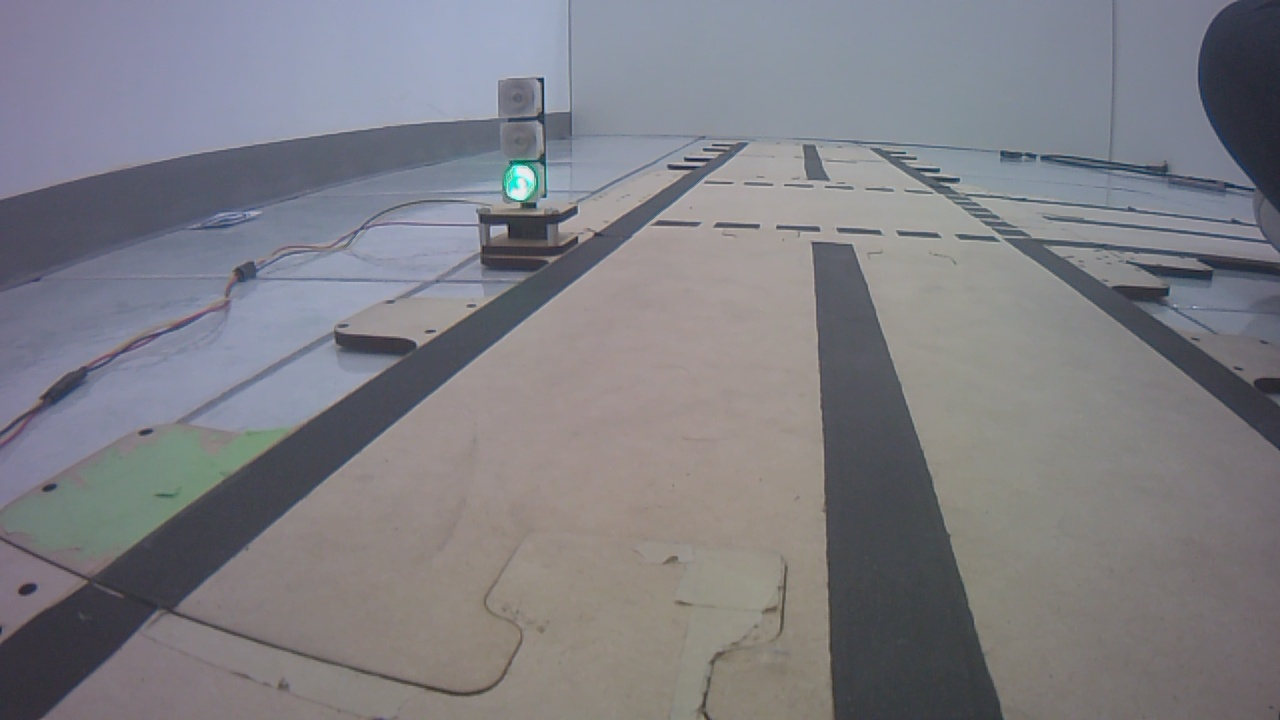
#> input picture Actividades/Batch_semaforo/Verde/Semaforo_102.jpg, 1280 x 720 px, found by its file name
$ python tracker1.py
#> lines starting #> are read from the running program, lines starting #| are printed output that depends on the picture; after the words box and inside, x2 and y2 are one past the last pixel; in counts of white or black regions, pixels touching at a corner belong together
from djitellopy import Tello
import cv2
import numpy as np

#HSV initial values, remember its a cilinder scale
#HSV es util para el machine vision por la escala y comportamiento
#H -> 180 = 360°
#S -> 255 = max
#V -> 255 = max

#Para la busqueda de colores lo mejor para usar son los rangos ya que varian mucho
#en los colores

#H_min , H_max = 0 , 180
#S_min , S_max = 0 , 255
#V_min , V_max = 0 , 255

#Conectar al dron: 'TELLO-F100BB'
#drone = Tello() #General el objeto
#drone.connect()

H_min , H_max = 0 , 255
S_min , S_max = 0 , 255
V_min , V_max = 0 , 255

init_Hmin , init_Hmax = 68 , 90
init_Smin , init_Smax = 57 , 255
init_Vmin , init_Vmax = 0 , 255
area_min = 50

#TrackBars Window
cv2.namedWindow('TrackBars')
cv2.resizeWindow('TrackBars' , 500 , 500)

def trackbar_cb(): pass

initial_speed = -1
speed = 0
cv2.createTrackbar('Speed' , 'TrackBars' , -100 , 100 , trackbar_cb) #Crear trackbar
cv2.createTrackbar('H_min' , 'TrackBars' , 0 , 180 , trackbar_cb)
cv2.createTrackbar('H_max' , 'TrackBars' , 0 , 180 , trackbar_cb)
cv2.createTrackbar('S_min' , 'TrackBars' , 0 , 255 , trackbar_cb)
cv2.createTrackbar('S_max' , 'TrackBars' , 0 , 255 , trackbar_cb)
cv2.createTrackbar('V_min' , 'TrackBars' , 0 , 255 , trackbar_cb)
cv2.createTrackbar('V_max' , 'TrackBars' , 0 , 255 , trackbar_cb)

cv2.setTrackbarPos('H_min' , 'TrackBars' , init_Hmin)
cv2.setTrackbarPos('H_max' , 'TrackBars' , init_Hmax)
cv2.setTrackbarPos('S_min' , 'TrackBars' , init_Smin)
cv2.setTrackbarPos('S_max' , 'TrackBars' , init_Smax)
cv2.setTrackbarPos('V_min' , 'TrackBars' , init_Vmin)
cv2.setTrackbarPos('V_max' , 'TrackBars' , init_Vmax)
cv2.setTrackbarPos('Speed' , 'TrackBars' , initial_speed)

def getContours(img ,img_tracking):
    #Con esta funcion obtenemos el contorno del objeto, la posicion del centro y el area
    global cx , cy , area
    contours , hierarchy = cv2.findContours (img , cv2.RETR_EXTERNAL , cv2.CHAIN_APPROX_SIMPLE)
    for cnt in contours:
        area = cv2.contourArea(cnt) #Encontramos el area
        print(area)
        if area > area_min:
            #En base a la imagen aproximamos la posicion del centro
            per = cv2.arcLength(cnt , True)
            aprox = cv2.approxPolyDP(cnt , 0.02* per , True)
            x , y , w ,h = cv2.boundingRect(aprox)
            cx = int(x + w/2) #Vertical del objeto
            cy = int(y + h/2) #Horizontal del centro

            #mostar informacion
            cv2.drawContours(img_tracking , cnt , -1 , (255 , 0 , 255) , 2)
            cv2.putText(img_tracking, 'cx', (20, 50), cv2.FONT_HERSHEY_TRIPLEX, 1, (0, 255, 0),3)
            cv2.putText(img_tracking, str(cx), (80, 50), cv2.FONT_HERSHEY_TRIPLEX, 1, (0, 255, 0),3)
            cv2.putText(img_tracking, 'cy', (20, 100), cv2.FONT_HERSHEY_TRIPLEX, 1, (0, 255, 0),3)
            cv2.putText(img_tracking, str(cy), (80, 100), cv2.FONT_HERSHEY_TRIPLEX, 1, (0, 255, 0),3)
            cv2.putText(img_tracking, 'Area', (20, 150), cv2.FONT_HERSHEY_TRIPLEX, 1, (0, 255, 0),3)
            cv2.putText(img_tracking, str(area), (80, 150), cv2.FONT_HERSHEY_TRIPLEX, 1, (0, 255, 0),3)

			#Control de movimiento
            print("Pos X: %i Pos Y: %i" % (cx ,cy))
        else:
            print("Objeto pequeño o parametros erroneos")

			#Trazar una linea media


def main():
    #Inicia su recorrido con la bandera y un despegue
    print("Main Program")
    #drone.takeoff()
    flag = False
    while True:
        #Dentro del ciclo enviamos informacion al dron respecto a sus movimientos y obtenemos los frames
        #drone.send_rc_control(drone.left_right_velocity, drone.for_back_velocity, drone.up_down_velocity, drone.yaw_velocity)
        #ret, img = capture.read()
        img = cv2.imread('/home/alexcarri/catkin_ws/src/actividades/Mod4/Verde/Semaforo_102.jpg')
#> img is the input picture: shape (720, 1280, 3); mean B, G, R 131.6, 125.8, 126.3
        #frame_read = drone.get_frame_read()
        #img = frame_read.frame
        img = cv2.resize(img ,(500 , 500))
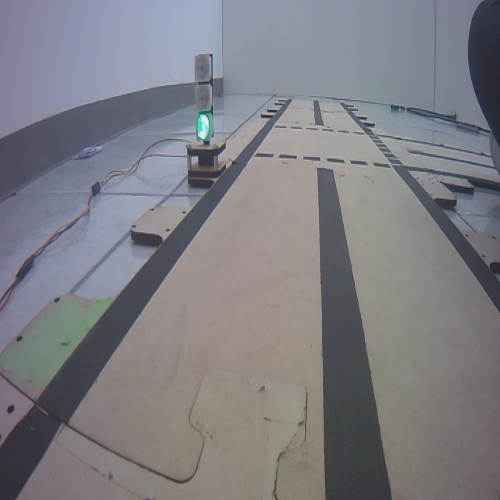
#> img: shape (500, 500, 3); mean B, G, R 131.5, 125.7, 126.2
        #Girar la imagen
        img = cv2.flip(img , 1)#flip horizontal
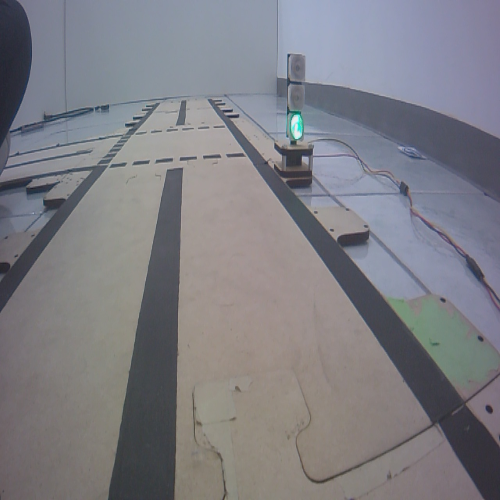
#> img: shape (500, 500, 3); mean B, G, R 131.5, 125.7, 126.2
        img_tracking = img.copy()

        #Cambiar escala de colores
        hsv_img = cv2.cvtColor(img , cv2.COLOR_BGR2HSV)
#> hsv_img: shape (500, 500, 3); mean H, S, V 79.4, 30.2, 136.8

        #Trackbars del filtro HSV
        color = cv2.getTrackbarPos('Speed' , 'TrackBars')
        H_min = cv2.getTrackbarPos('H_min' , 'TrackBars')
        H_max = cv2.getTrackbarPos('H_max' , 'TrackBars')
        S_min = cv2.getTrackbarPos('S_min' , 'TrackBars')
        S_max = cv2.getTrackbarPos('S_max' , 'TrackBars')
        V_min = cv2.getTrackbarPos('V_min' , 'TrackBars')
        V_max = cv2.getTrackbarPos('V_max' , 'TrackBars')

        hsv_min = np.array([H_min , S_min , V_min])
        hsv_max = np.array([H_max , S_max , V_max])

        hsv_min1 = np.array([68 , 57 , 0])
        hsv_max1 = np.array([90 , 255 , 255])

        mask = cv2.inRange(hsv_img , hsv_min , hsv_max)
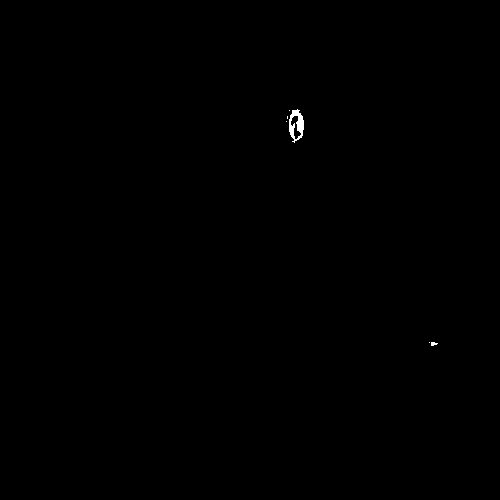
#> mask: shape (500, 500); 0.12% white; 6 white regions (4 under 20 px)
        contours , _ = cv2.findContours (mask , cv2.RETR_EXTERNAL , cv2.CHAIN_APPROX_SIMPLE)
#> contours = 6 contours, 5 with area under 20; largest, box (x1, y1, x2, y2) and area: (289, 109, 304, 143) 336
        cv2.drawContours(img , contours , -1 , (0 , 255 , 0) , 2)
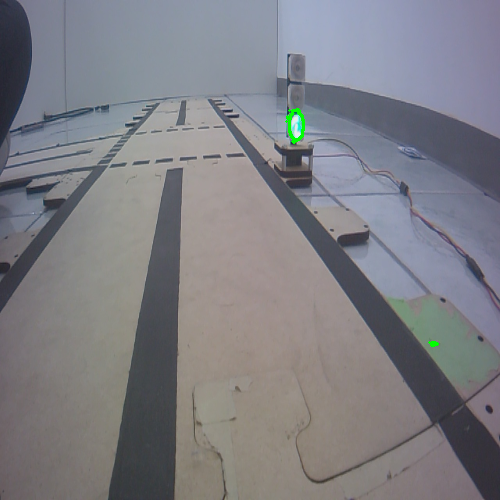
#> img: shape (500, 500, 3); 0.13% of pixels changed, all inside (x1, y1, x2, y2) = (285, 108, 439, 347)

        mask1 = cv2.inRange(hsv_img , hsv_min1 , hsv_max1)
        contours1 , _ = cv2.findContours (mask1 , cv2.RETR_EXTERNAL , cv2.CHAIN_APPROX_SIMPLE)
#> contours1 has the same summary as contours
#> (the run stopped early here; a loop or call above may not have finished)

$ run again, with Actividades/Batch_semaforo/Verde/Semaforo_104.jpg copied over Actividades/Batch_semaforo/Verde/Semaforo_102.jpg
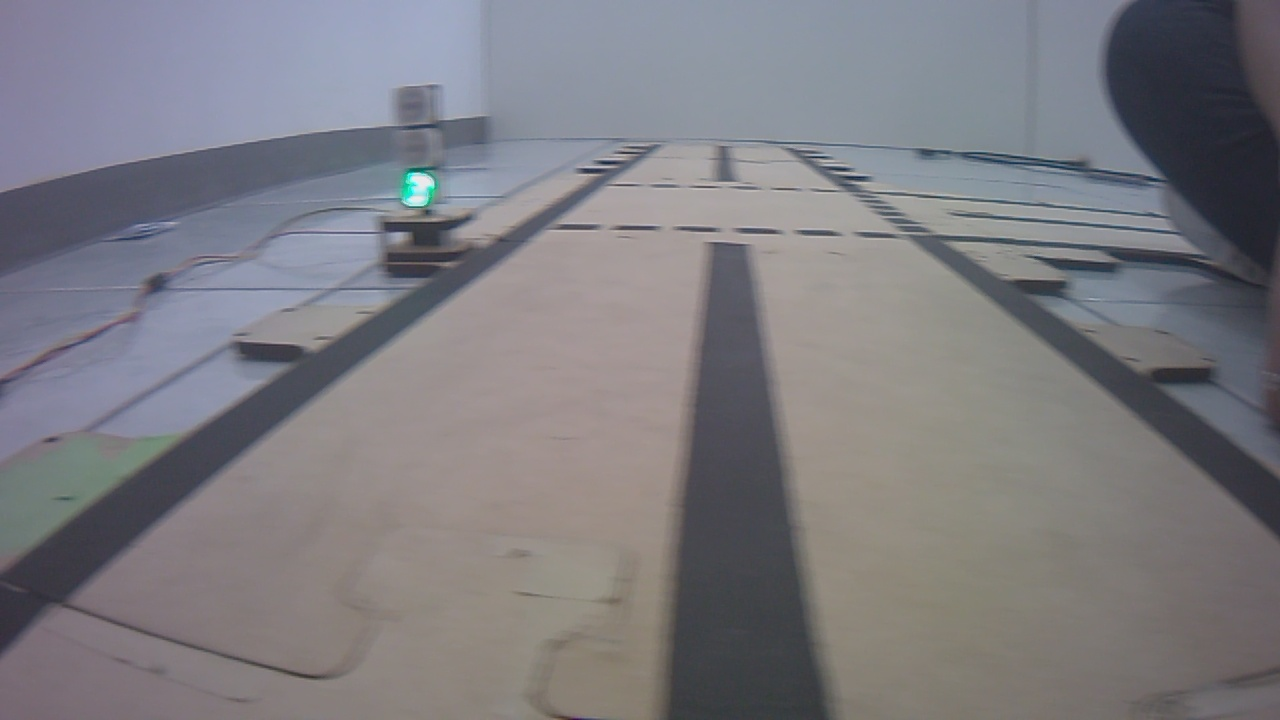
#> input picture Actividades/Batch_semaforo/Verde/Semaforo_104.jpg, 1280 x 720 px, found by its file name
#> in main, img is the input picture: shape (720, 1280, 3); mean B, G, R 128.6, 123.5, 124.7
#> in main, `img = cv2.flip(img , 1)#flip horizontal`:
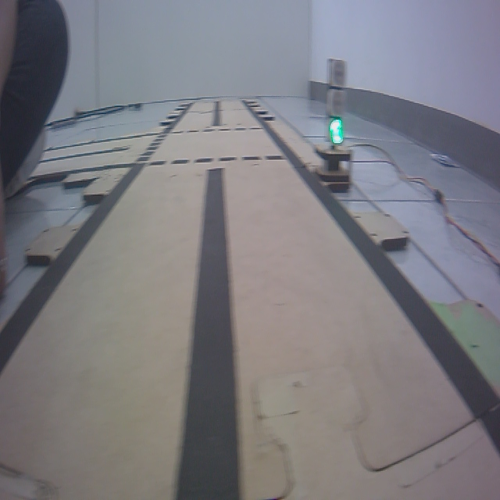
#> img: shape (500, 500, 3); mean B, G, R 128.5, 123.4, 124.6
#> hsv_img: shape (500, 500, 3); mean H, S, V 78.8, 29.9, 134.1
#> mask: shape (500, 500); 0.12% white; 2 white regions (1 under 20 px)
#> contours = 2 contours, 1 with area under 20; largest, box (x1, y1, x2, y2) and area: (328, 116, 345, 145) 364
#> in main, `cv2.drawContours(img , contours , -1 , (0 , 255 , 0) , 2)`:
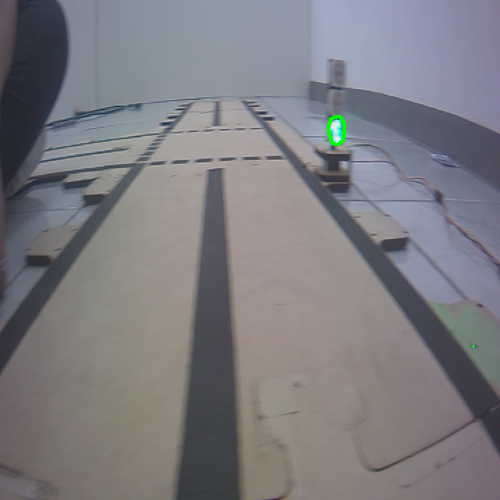
#> img: shape (500, 500, 3); 0.1% of pixels changed, all inside (x1, y1, x2, y2) = (327, 115, 475, 348)
#> contours1 has the same summary as contours

$ run again, with Actividades/Batch_semaforo/Verde/Semaforo_143.jpg copied over Actividades/Batch_semaforo/Verde/Semaforo_102.jpg
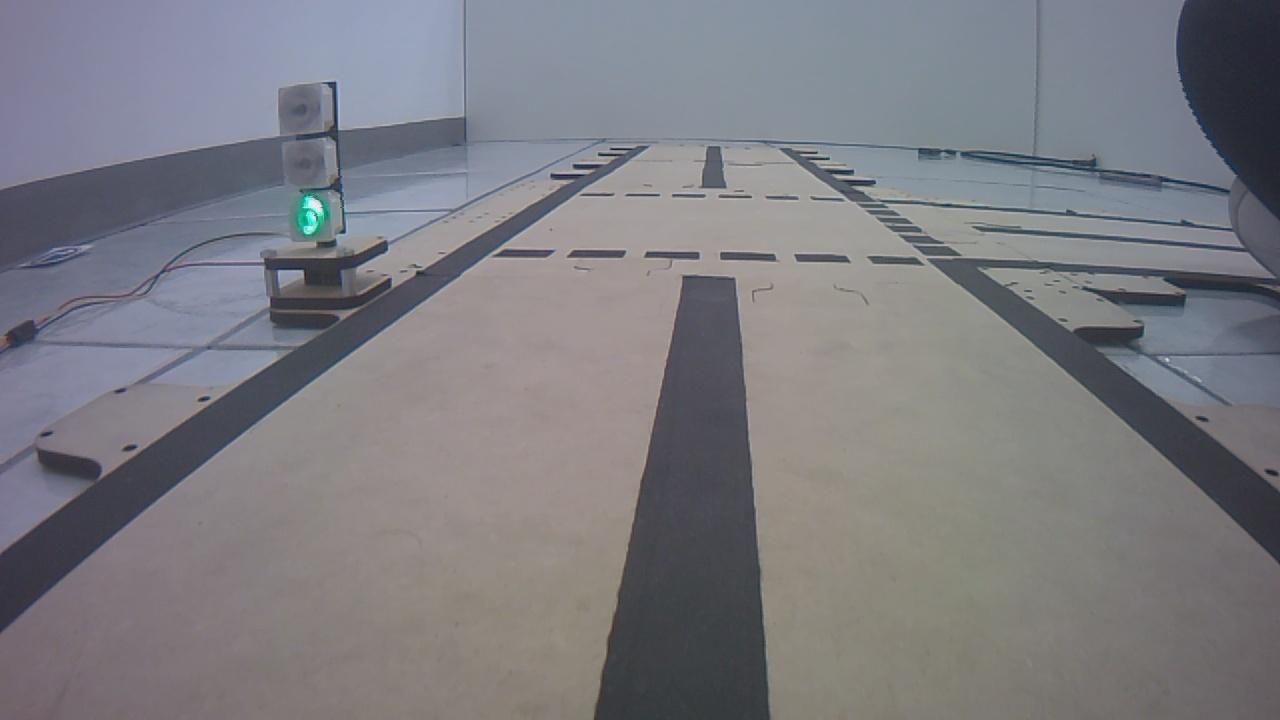
#> input picture Actividades/Batch_semaforo/Verde/Semaforo_143.jpg, 1280 x 720 px, found by its file name
#> in main, img is the input picture: shape (720, 1280, 3); mean B, G, R 128.8, 123.6, 123.9
#> in main, `img = cv2.flip(img , 1)#flip horizontal`:
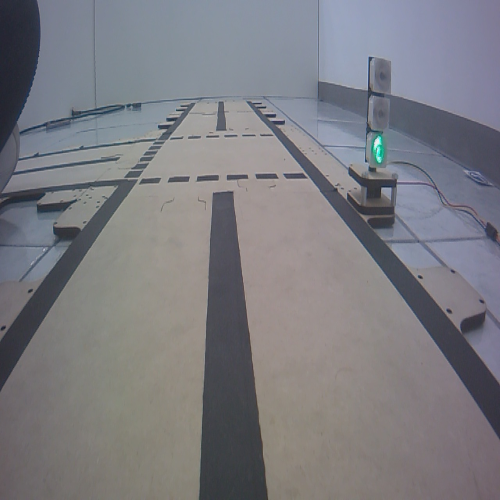
#> img: shape (500, 500, 3); mean B, G, R 128.7, 123.5, 123.8
#> hsv_img: shape (500, 500, 3); mean H, S, V 81, 29.2, 133.5
#> mask: shape (500, 500); 0.15% white; 1 white region
#> contours = 1 contour; box (x1, y1, x2, y2) and area: (371, 132, 387, 166) 369
#> in main, `cv2.drawContours(img , contours , -1 , (0 , 255 , 0) , 2)`:
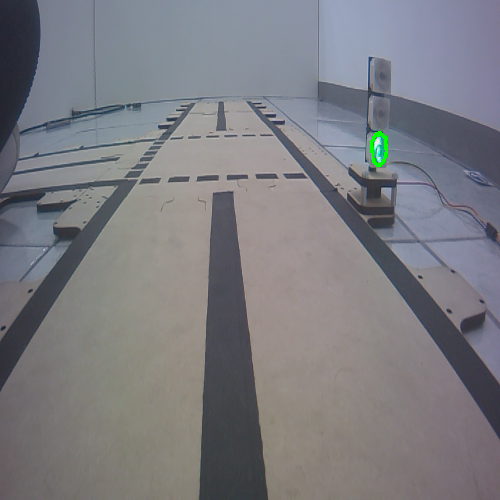
#> img: shape (500, 500, 3); 0.11% of pixels changed, all inside (x1, y1, x2, y2) = (370, 131, 388, 167)
#> contours1 has the same summary as contours
